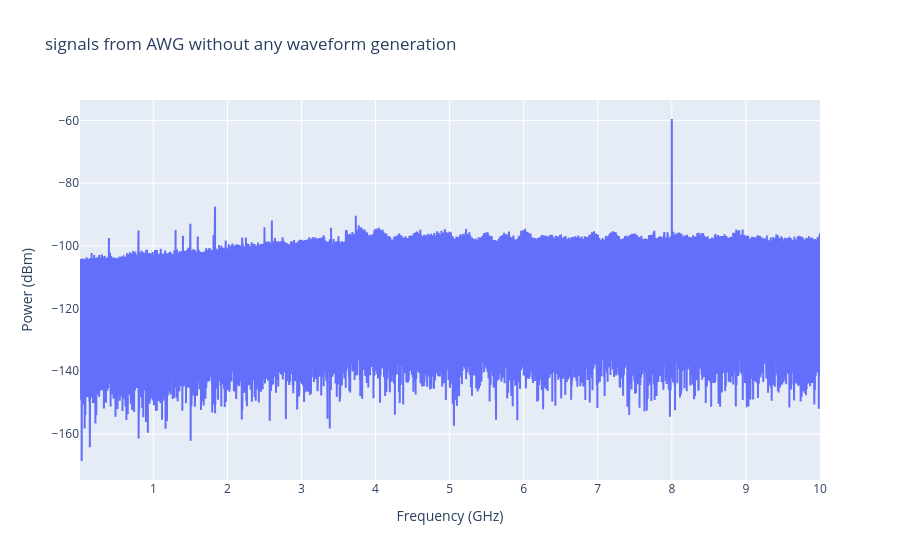

Source (notebook cell):
### Code cell
fig = go.Figure()

fig.add_trace(go.Scatter(x = df['Frequency (Hz)'], y = df['Power (dBm)'], mode= 'lines'))
fig.update_layout(
                  title = 'signals from AWG without any waveform generation',
                  xaxis_title = 'Frequency (GHz)',
                  yaxis_title = 'Power (dBm)'
)
fig.show()

### Figure 1 — Plotly figure (JSON) as saved in the notebook; plotly's stock layout.template omitted (floating-point values rounded to 4 significant figures; data arrays with more than 128 entries replaced by an {"elided": "..."} marker saying what was removed)
{"data": [{"mode": "lines", "type": "scatter", "x": {"elided": "32000 float values"}, "y": {"elided": "32000 float values"}}], "layout": {"title": {"text": "signals from AWG without any waveform generation"}, "xaxis": {"title": {"text": "Frequency (GHz)"}}, "yaxis": {"title": {"text": "Power (dBm)"}}}}
